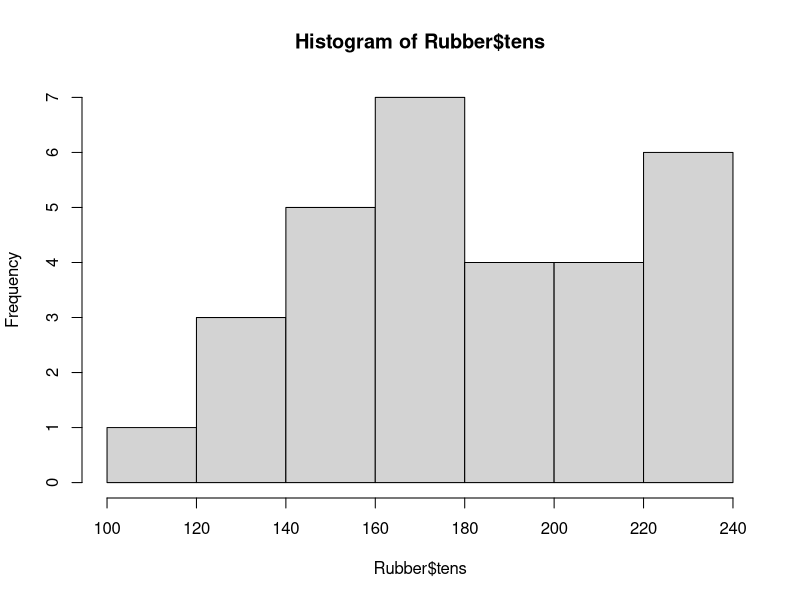
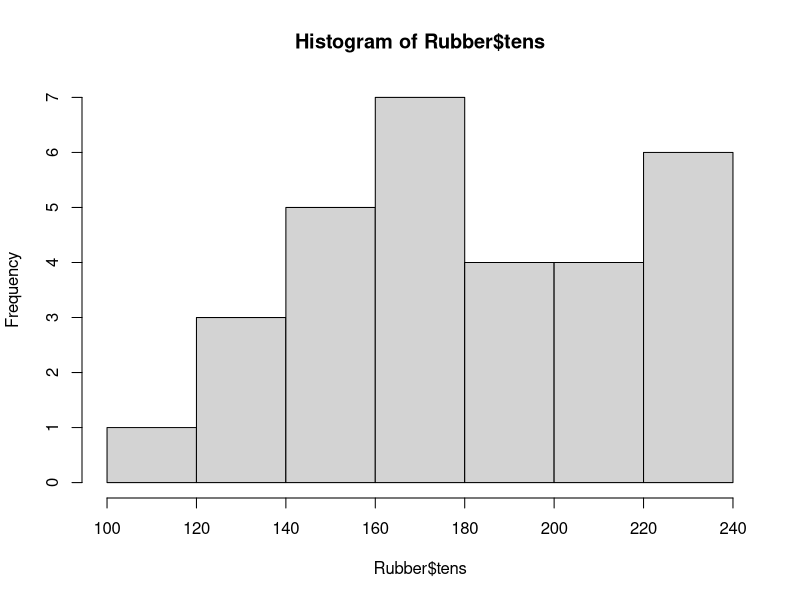
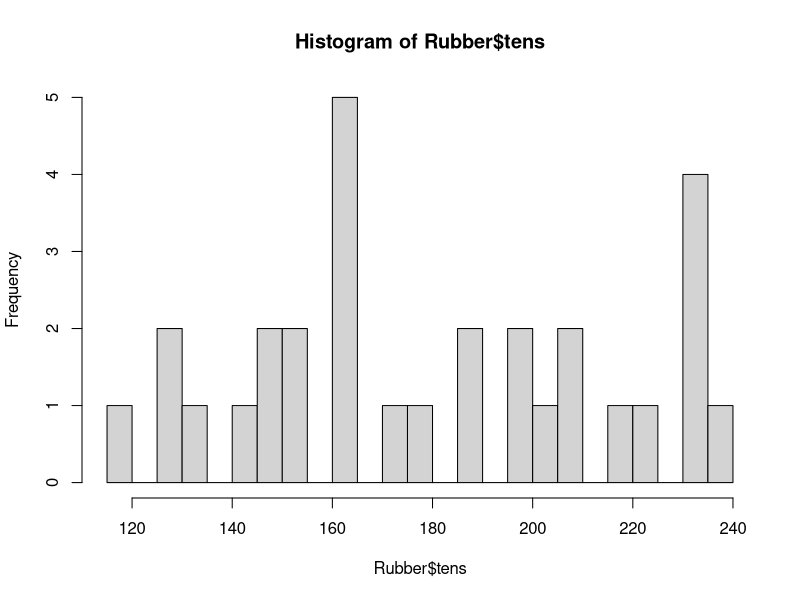
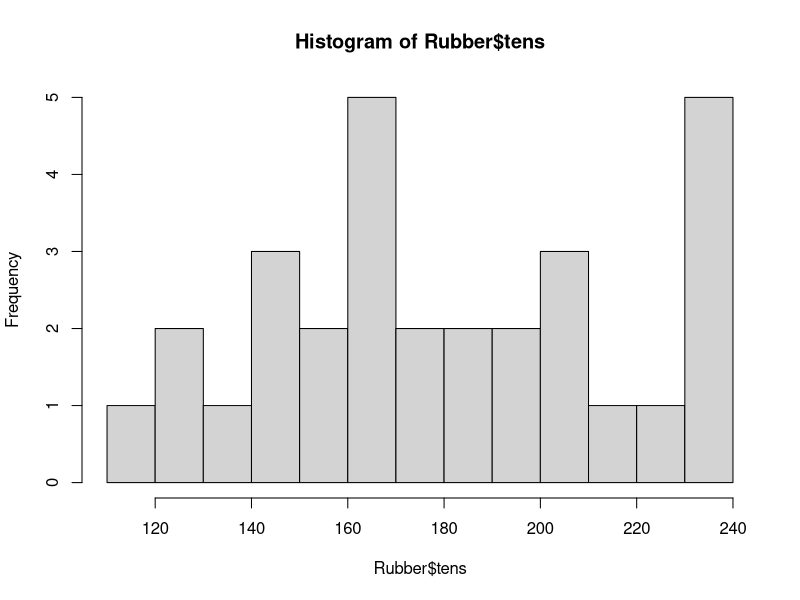
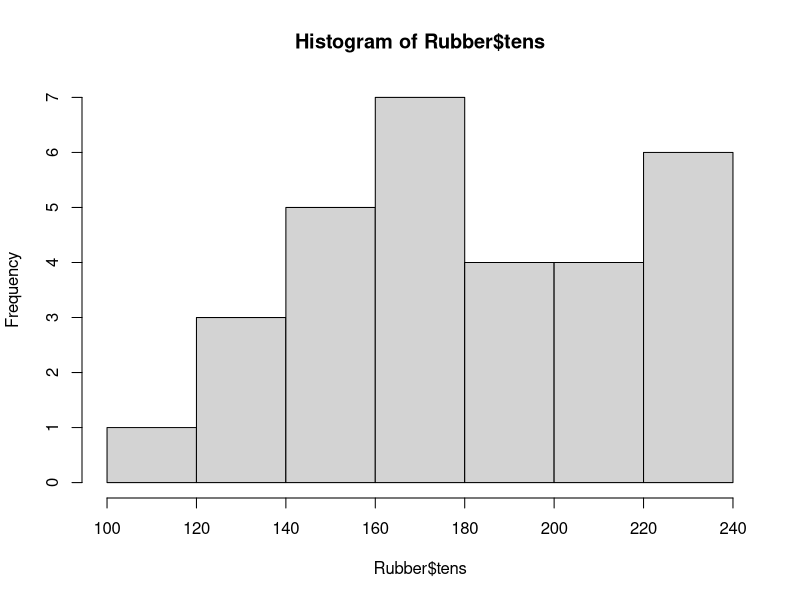
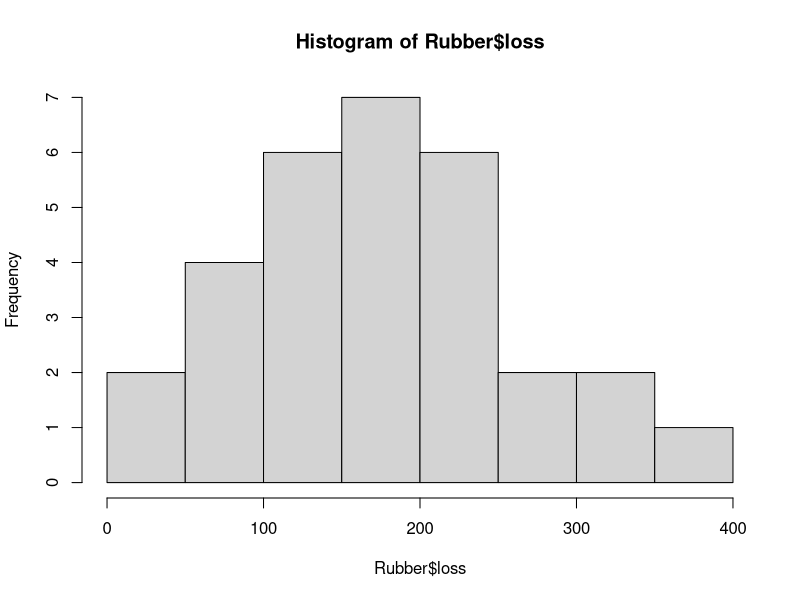

R code for these plots, in order:
## ---- chunk 1
require(MASS)
library(MASS)
data()
## ---- chunk 2
data(Rubber)
hist(Rubber$tens)
hist(Rubber$tens, breaks = 5)
hist(Rubber$tens, breaks = 20)
hist(Rubber$tens, breaks = 10)
## ---- chunk 3
hist(Rubber$tens, breaks = 5)
hist(Rubber$loss)
## ---- chunk 4

mean(Rubber$loss)
var(Rubber$loss)
sd(Rubber$loss)
## ---- chunk 5
x <- qnorm(p = seq(.2, .8, by = .2), mean = 175, sd = 90)
sum(Rubber$loss <= x[1])
sum((Rubber$loss > x[1]) & (Rubber$loss <= x[2]))
sum((Rubber$loss > x[2]) & (Rubber$loss <= x[3]))
sum((Rubber$loss > x[3]) & (Rubber$loss <= x[4]))
sum((Rubber$loss > x[4]))
## ---- chunk 6
y <- cut(Rubber$loss,breaks=c(-Inf,x,Inf))
y
## ---- chunk 7
Rubber$loss
N <- table(y)
N
## ---- chunk 8
chisq.test(N)
out <- chisq.test(N)
summary(out)
out$expected
## ---- chunk 9
x <- qnorm(p=seq(.2,.8,by=.2),mean=200,sd=90)
y <- cut(Rubber$loss,breaks=c(-Inf,x,Inf))
N <- table(y)
chisq.test(N)
## ---- chunk 10
x <- qnorm(p=seq(.2,.8,by=.2),mean=250,sd=90)
y <- cut(Rubber$loss,breaks=c(-Inf,x,Inf))
N <- table(y)
chisq.test(N)
